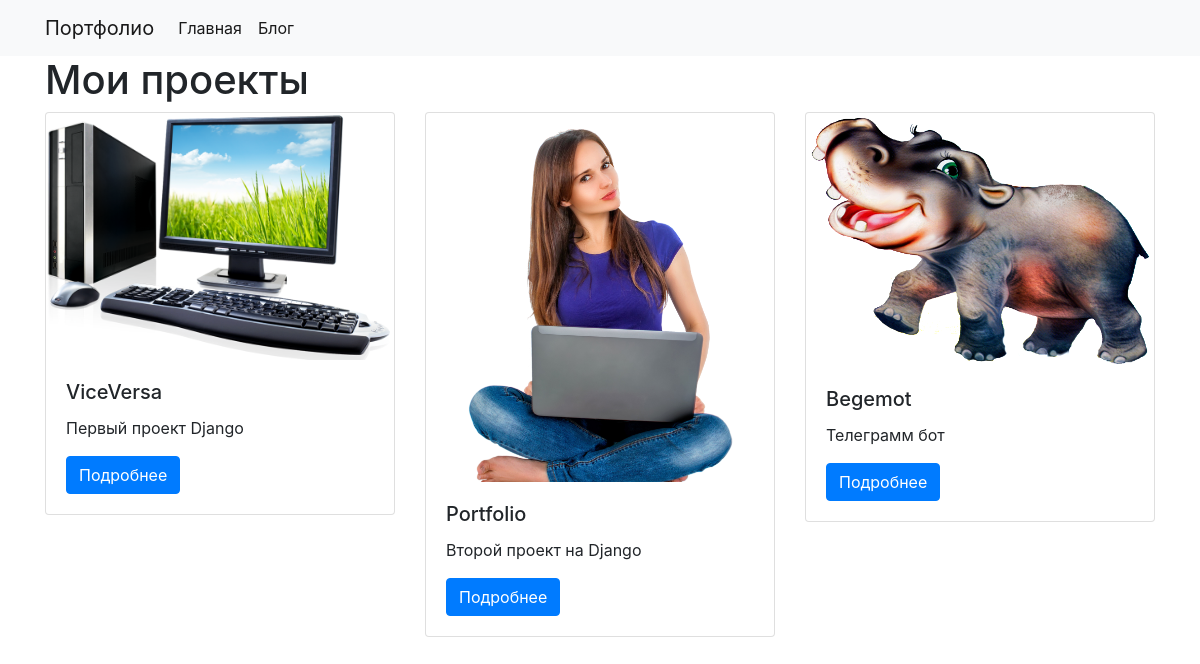
/projects/, run on the app's committed database.
### project/models.py (models this page shows)
class Project(models.Model):
   title = models.CharField(max_length=100)
   description = models.TextField()
   technology = models.CharField(max_length=20)
   image = models.FileField(upload_to='img/')

### project/views.py (the view)
# urls.py: path("", views.project_index, name="project_index"),
def project_index(request):
    projects = Project.objects.all()
    context = {
        'projects': projects
    }
    return render(request, 'project_index.html', context)

### project/templates/project_index.html
{% extends "base.html" %}
{% load static %}
{% block page_content %}
<h1>Мои проекты</h1>
<div class="row">
{% for project in projects %}
    <div class="col-md-4">
        <div class="card mb-2">
            <img class="card-img-top" src="{% static project.image %}">
            <div class="card-body">
                <h5 class="card-title">{{ project.title }}</h5>
                <p class="card-text">{{ project.description }}</p>
                <a href="{% url 'project_detail' project.pk %}"
                   class="btn btn-primary">
                    Подробнее
                </a>
            </div>
        </div>
    </div>
    {% endfor %}
</div>
{% endblock %}

### portfolio/templates/base.html (shortened to what this page needs)
<link rel="stylesheet" href="https://stackpath.bootstrapcdn.com/bootstrap/4.1.3/css/bootstrap.min.css">
<nav class="navbar navbar-expand-lg navbar-light bg-light">
    <div class="container">
        <a class="navbar-brand" href="{% url 'project_index' %}">Портфолио</a>
        <div class="collapse navbar-collapse" id="navbarSupportedContent">
          <ul class="navbar-nav mr-auto">
            <li class="nav-item active">
              <a class="nav-link" href="{% url 'project_index' %}">Главная</a>
            </li>
            <li class="nav-item active">
              <a class="nav-link" href="{% url 'blog_index' %}">Блог</a>
            </li>
          </ul>
        </div>
    </div>
</nav>
<div class="container">
    {% block page_content %}{% endblock %}
</div>

### data on the page
Project: image (picture), title "ViceVersa", description "Первый проект Django"
Project: image (picture), title "Portfolio", description "Второй проект на Django"
Project: image (picture), title "Begemot", description "Телеграмм бот"
